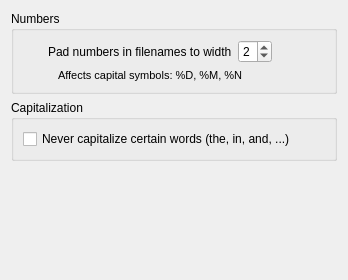
<?xml version="1.0" encoding="UTF-8"?>
<ui version="4.0">
 <class>SettingsPage3</class>
 <widget class="QWidget" name="SettingsPage3">
  <property name="geometry">
   <rect>
    <x>0</x>
    <y>0</y>
    <width>348</width>
    <height>280</height>
   </rect>
  </property>
  <property name="windowTitle">
   <string>Form</string>
  </property>
  <layout class="QVBoxLayout" name="verticalLayout">
   <item>
    <widget class="QGroupBox" name="groupBox_2">
     <property name="title">
      <string>Numbers</string>
     </property>
     <layout class="QVBoxLayout" name="verticalLayout_4">
      <item>
       <layout class="QHBoxLayout" name="horizontalLayout_3">
        <property name="leftMargin">
         <number>25</number>
        </property>
        <property name="rightMargin">
         <number>0</number>
        </property>
        <property name="bottomMargin">
         <number>0</number>
        </property>
        <item>
         <widget class="QLabel" name="label_2">
          <property name="text">
           <string>Pad numbers in filenames to width</string>
          </property>
         </widget>
        </item>
        <item>
         <widget class="QSpinBox" name="padWidth">
          <property name="enabled">
           <bool>true</bool>
          </property>
          <property name="minimum">
           <number>1</number>
          </property>
          <property name="maximum">
           <number>4</number>
          </property>
          <property name="value">
           <number>2</number>
          </property>
         </widget>
        </item>
        <item>
         <spacer name="horizontalSpacer_3">
          <property name="orientation">
           <enum>Qt::Horizontal</enum>
          </property>
          <property name="sizeHint" stdset="0">
           <size>
            <width>40</width>
            <height>20</height>
           </size>
          </property>
         </spacer>
        </item>
       </layout>
      </item>
      <item>
       <widget class="QLabel" name="label">
        <property name="font">
         <font>
          <pointsize>8</pointsize>
         </font>
        </property>
        <property name="text">
         <string>Affects capital symbols: %D, %M, %N</string>
        </property>
        <property name="indent">
         <number>35</number>
        </property>
       </widget>
      </item>
     </layout>
    </widget>
   </item>
   <item>
    <widget class="QGroupBox" name="groupBox">
     <property name="title">
      <string>Capitalization</string>
     </property>
     <layout class="QVBoxLayout" name="verticalLayout_2">
      <item>
       <widget class="QCheckBox" name="intelligentCapitalization">
        <property name="toolTip">
         <string>Follow English writing conventions</string>
        </property>
        <property name="text">
         <string>Never capitalize certain words (the, in, and, ...)</string>
        </property>
       </widget>
      </item>
     </layout>
    </widget>
   </item>
   <item>
    <spacer name="verticalSpacer">
     <property name="orientation">
      <enum>Qt::Vertical</enum>
     </property>
     <property name="sizeHint" stdset="0">
      <size>
       <width>20</width>
       <height>40</height>
      </size>
     </property>
    </spacer>
   </item>
  </layout>
 </widget>
 <resources/>
 <connections/>
</ui>
